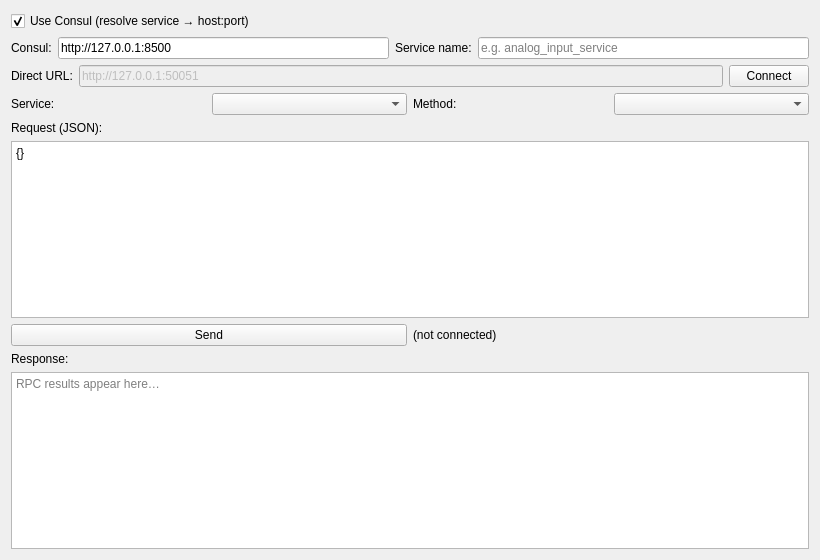
<?xml version="1.0" encoding="UTF-8"?>
<ui version="4.0">
 <class>MainWindow</class>
 <widget class="QWidget" name="MainWindow">
  <property name="geometry">
   <rect><x>0</x><y>0</y><width>820</width><height>560</height></rect>
  </property>
  <property name="windowTitle">
   <string>MultiProto2 (Qt Client)</string>
  </property>
  <layout class="QVBoxLayout" name="verticalLayout">
   <item>
    <layout class="QHBoxLayout" name="modeRow">
     <item>
      <widget class="QCheckBox" name="useConsul">
       <property name="text"><string>Use Consul (resolve service → host:port)</string></property>
       <property name="checked"><bool>true</bool></property>
      </widget>
     </item>
    </layout>
   </item>
   <item>
    <layout class="QHBoxLayout" name="consulRow">
     <item>
      <widget class="QLabel" name="consulUrlLabel">
       <property name="text"><string>Consul:</string></property>
      </widget>
     </item>
     <item>
      <widget class="QLineEdit" name="consulUrlEdit">
       <property name="text"><string>http://127.0.0.1:8500</string></property>
      </widget>
     </item>
     <item>
      <widget class="QLabel" name="serviceNameLabel">
       <property name="text"><string>Service name:</string></property>
      </widget>
     </item>
     <item>
      <widget class="QLineEdit" name="serviceNameEdit">
       <property name="placeholderText"><string>e.g. analog_input_service</string></property>
      </widget>
     </item>
    </layout>
   </item>
   <item>
    <layout class="QHBoxLayout" name="hostRow">
     <item>
      <widget class="QLabel" name="hostLabel">
       <property name="text"><string>Direct URL:</string></property>
      </widget>
     </item>
     <item>
      <widget class="QLineEdit" name="hostEdit">
       <property name="text"><string>http://127.0.0.1:50051</string></property>
       <property name="enabled"><bool>false</bool></property>
      </widget>
     </item>
     <item>
      <widget class="QPushButton" name="connectButton">
       <property name="text"><string>Connect</string></property>
      </widget>
     </item>
    </layout>
   </item>
   <item>
    <layout class="QHBoxLayout" name="pickRow">
     <item>
      <widget class="QLabel" name="serviceLabel">
       <property name="text"><string>Service:</string></property>
      </widget>
     </item>
     <item>
      <widget class="QComboBox" name="serviceCombo"/>
     </item>
     <item>
      <widget class="QLabel" name="methodLabel">
       <property name="text"><string>Method:</string></property>
      </widget>
     </item>
     <item>
      <widget class="QComboBox" name="methodCombo"/>
     </item>
    </layout>
   </item>
   <item>
    <widget class="QLabel" name="requestLabel">
     <property name="text"><string>Request (JSON):</string></property>
    </widget>
   </item>
   <item>
    <widget class="QPlainTextEdit" name="requestEdit">
     <property name="plainText"><string>{}</string></property>
     <property name="placeholderText"><string>JSON body matching the RPC's request message — e.g. {"channel": 0}</string></property>
    </widget>
   </item>
   <item>
    <layout class="QHBoxLayout" name="sendRow">
     <item>
      <widget class="QPushButton" name="sendButton">
       <property name="text"><string>Send</string></property>
      </widget>
     </item>
     <item>
      <widget class="QLabel" name="statusLabel">
       <property name="text"><string>(not connected)</string></property>
      </widget>
     </item>
    </layout>
   </item>
   <item>
    <widget class="QLabel" name="responseLabel">
     <property name="text"><string>Response:</string></property>
    </widget>
   </item>
   <item>
    <widget class="QTextEdit" name="responseEdit">
     <property name="readOnly"><bool>true</bool></property>
     <property name="placeholderText"><string>RPC results appear here…</string></property>
    </widget>
   </item>
  </layout>
 </widget>
 <resources/>
 <connections/>
</ui>
